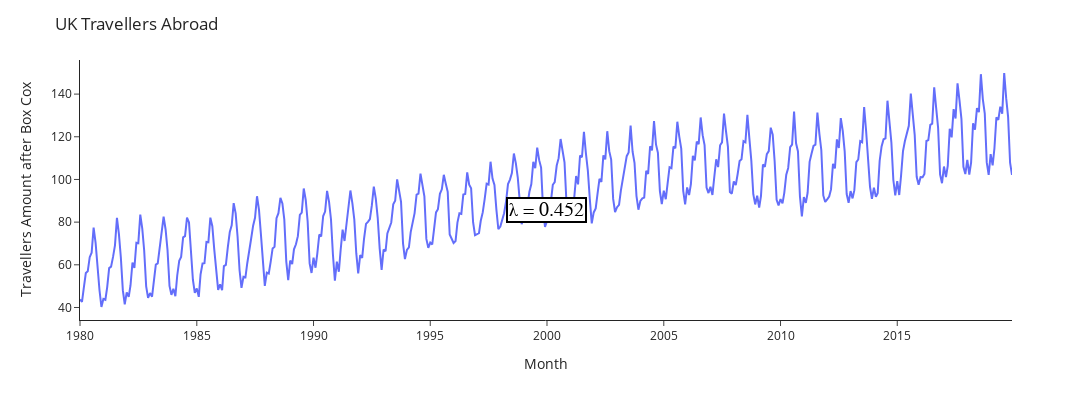
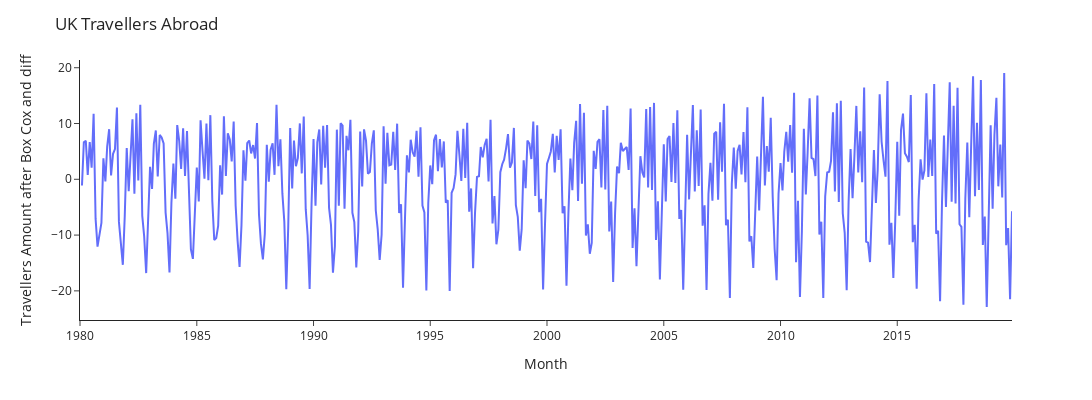

Notebook source saved alongside these figures, in order:
### Code cell
# stable variance by box-cox
from scipy.stats import boxcox

df_traveller['Travellers_box_cox'], lam = boxcox(df_traveller['Travellers'])
plot_travellers(df=df_traveller, y_col='Travellers_box_cox', y_lable='Travellers Amount after Box Cox', lam=lam)

df_traveller['Travellers_boxcox_diff'] = df_traveller['Travellers_box_cox'].diff()

plot_travellers(df=df_traveller, y_col='Travellers_boxcox_diff', y_lable='Travellers Amount after Box Cox and diff') 
test_adf(df_traveller['Travellers_boxcox_diff'][1:])

### Figure 1 — Plotly figure (JSON) as saved in the notebook; plotly's stock layout.template omitted (floating-point values rounded to 4 significant figures; data arrays with more than 128 entries replaced by an {"elided": "..."} marker saying what was removed)
{"data": [{"hovertemplate": "Month=%{x}<br>Travellers Amount after Box Cox=%{y}<extra></extra>", "legendgroup": "", "line": {"color": "#636efa", "dash": "solid"}, "marker": {"symbol": "circle"}, "mode": "lines", "name": "", "orientation": "v", "showlegend": false, "type": "scatter", "x": {"elided": "480 str values"}, "xaxis": "x", "y": {"elided": "480 float values"}, "yaxis": "y"}], "layout": {"annotations": [{"align": "left", "bgcolor": "white", "bordercolor": "black", "borderwidth": 2, "font": {"color": "black", "family": "Courier New, monospace", "size": 20}, "showarrow": false, "text": "λ = 0.452", "yanchor": "bottom"}], "height": 400, "legend": {"tracegroupgap": 0}, "margin": {"t": 60}, "title": {"text": "UK Travellers Abroad"}, "width": 1200, "xaxis": {"anchor": "y", "domain": [0, 1], "title": {"text": "Month"}}, "yaxis": {"anchor": "x", "domain": [0, 1], "title": {"text": "Travellers Amount after Box Cox"}}}}

### Figure 2 — Plotly figure (JSON) as saved in the notebook; plotly's stock layout.template omitted (floating-point values rounded to 4 significant figures; data arrays with more than 128 entries replaced by an {"elided": "..."} marker saying what was removed)
{"data": [{"hovertemplate": "Month=%{x}<br>Travellers Amount after Box Cox and diff=%{y}<extra></extra>", "legendgroup": "", "line": {"color": "#636efa", "dash": "solid"}, "marker": {"symbol": "circle"}, "mode": "lines", "name": "", "orientation": "v", "showlegend": false, "type": "scatter", "x": {"elided": "480 str values"}, "xaxis": "x", "y": {"elided": "480 float values"}, "yaxis": "y"}], "layout": {"height": 400, "legend": {"tracegroupgap": 0}, "margin": {"t": 60}, "title": {"text": "UK Travellers Abroad"}, "width": 1200, "xaxis": {"anchor": "y", "domain": [0, 1], "title": {"text": "Month"}}, "yaxis": {"anchor": "x", "domain": [0, 1], "title": {"text": "Travellers Amount after Box Cox and diff"}}}}
